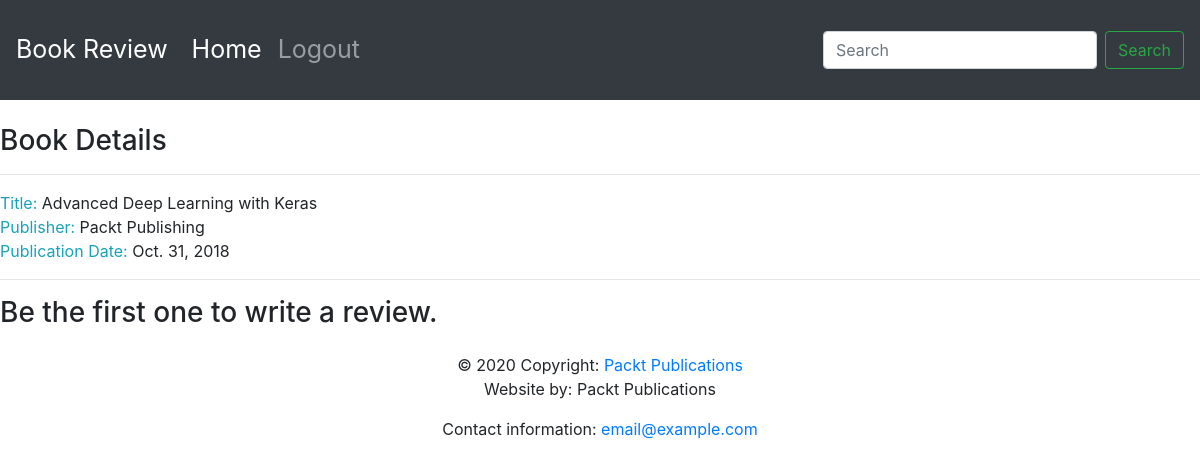
/books/1/, run on an earlier commit of the app's database.
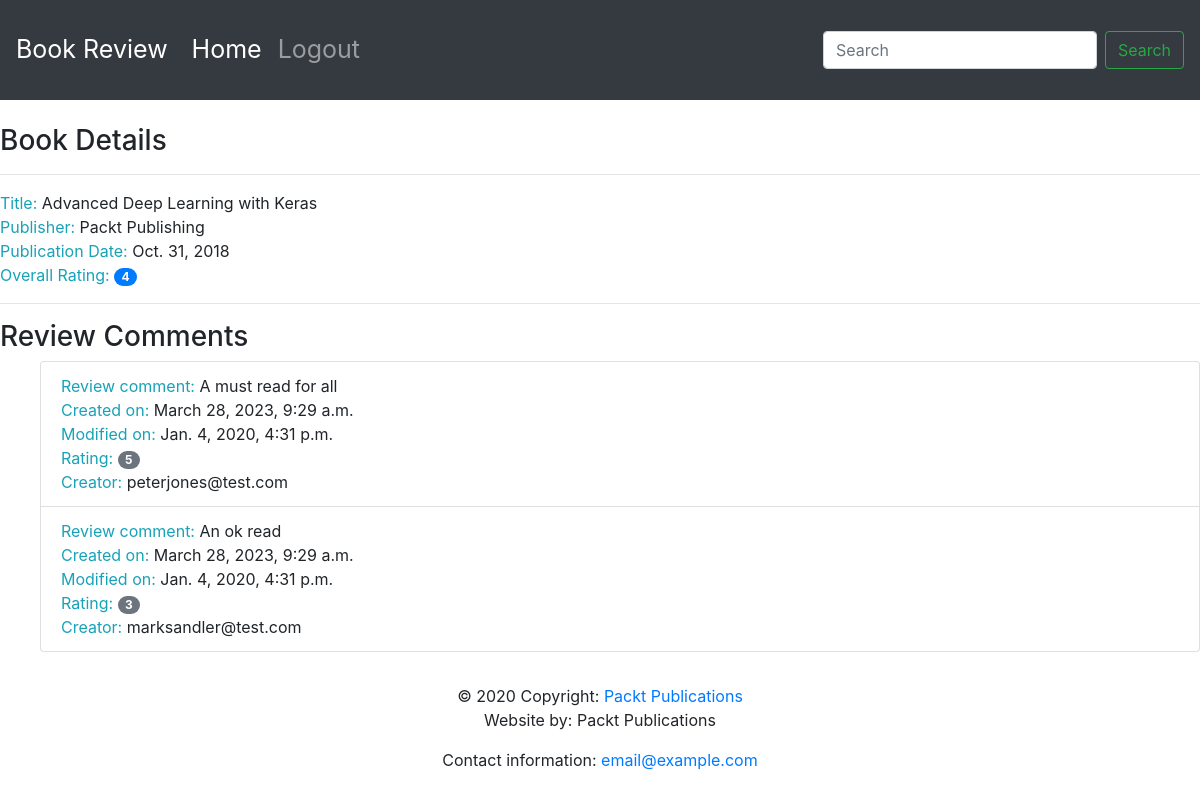
And on a later commit of the database.
### reviews/models.py (models this page shows)
class Review(models.Model):
    content = models.TextField(help_text="The Review text.")
    rating = models.IntegerField(help_text="The rating the reviewer has given.")
    date_created = models.DateTimeField(auto_now_add=True, help_text="The date and time the review was created.")
    date_edited = models.DateTimeField(null=True, help_text="The date and time the review was last edited.")
    creator = models.ForeignKey(auth.get_user_model(), on_delete=models.CASCADE)
    book = models.ForeignKey(Book, on_delete=models.CASCADE, help_text="The Book that this review is for.")

### reviews/views.py (the view)
# urls.py: path('books/<int:pk>/', views.book_detail, name='book_detail')]
def book_detail(request, pk):
    book = get_object_or_404(Book, pk=pk)
    reviews = book.review_set.all()
    if reviews:
        book_rating = average_rating([review.rating for \
                                      review in reviews])
        context = {"book": book, "book_rating": book_rating, "reviews": reviews}
    else:
        context = {"book": book, "book_rating": None, "reviews": None}
    return render(request, "reviews/book_detail.html", context)

### reviews/models.py (called while the page is built)
    def __str__(self):
        return self.name

### reviews/utils.py (called while the page is built)
def average_rating(rating_list):
    if not rating_list:
        return 0
    return round(sum(rating_list) / len(rating_list))

### reviews/templates/reviews/book_detail.html
{% extends 'base.html' %}
{% block content %}
<br>
<h3>Book Details</h3>
<hr>
<span class="text-info">Title: </span> <span>{{ book.title }}</span>
<br>
<span class="text-info">Publisher: </span><span>{{ book.publisher }}</span>
<br>
<span class="text-info">Publication Date: </span><span>{{ book.publication_date }}</span>
<br>
{% if not reviews %}
<hr>
<h3>Be the first one to write a review.</h3>
{% else %}
<span class="text-info">Overall Rating: </span><span class="badge badge-primary badge-pill">{{ book_rating }}</span>
<br>
<hr>
<h3>Review Comments</h3>
<ul>
    {% for review in reviews %}
    <li class="list-group-item">
        <span class="text-info">Review comment: </span> <span>{{ review.content }}</span>
        <br>
        <span class="text-info">Created on: </span><span>{{ review.date_created }}</span>
        <br>
        <span class="text-info">Modified on: </span><span>{{ review.date_edited }}</span>
        <br>
        <span class="text-info">Rating: </span><span class="badge badge-secondary badge-pill">{{ review.rating }}</span>
        <br>
        <span class="text-info">Creator: </span><span>{{ review.creator.username }}</span>
        <br>
    </li>
    {% endfor %}
</ul>
{% endif %}
{% endblock %}

What changed in the data, as far as the page shows it:
added Review: content "A must read for all", date_created "March 28, 2023, 9:29 a.m.", date_edited "Jan. 4, 2020, 4:31 p.m.", rating "5", creator.username "peterjones@test.com"
added Review: content "An ok read", date_created "March 28, 2023, 9:29 a.m.", date_edited "Jan. 4, 2020, 4:31 p.m.", rating "3", creator.username "marksandler@test.com"
Also different on the page:
{{ book_rating }}: (not shown) → "4"
text no longer shown: "Be the first one to write a review."
text now shown: "Overall Rating: Review Comments"
